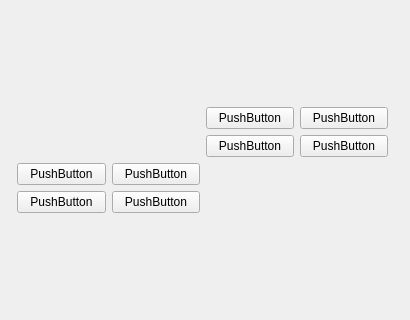
<?xml version="1.0" encoding="UTF-8"?>
<ui version="4.0">
 <class>Battaglia</class>
 <widget class="QWidget" name="Battaglia">
  <property name="geometry">
   <rect>
    <x>0</x>
    <y>0</y>
    <width>410</width>
    <height>320</height>
   </rect>
  </property>
  <property name="windowTitle">
   <string>Form</string>
  </property>
  <widget class="QWidget" name="verticalLayoutWidget_2">
   <property name="geometry">
    <rect>
     <x>17</x>
     <y>20</y>
     <width>371</width>
     <height>281</height>
    </rect>
   </property>
   <layout class="QVBoxLayout" name="verticalLayout_2">
    <item>
     <layout class="QGridLayout" name="gridLayout_3">
      <item row="0" column="1">
       <layout class="QGridLayout" name="gridLayout">
        <item row="1" column="1">
         <widget class="QPushButton" name="pushButton_3">
          <property name="text">
           <string>PushButton</string>
          </property>
         </widget>
        </item>
        <item row="0" column="1">
         <widget class="QPushButton" name="pushButton_4">
          <property name="text">
           <string>PushButton</string>
          </property>
         </widget>
        </item>
        <item row="1" column="0">
         <widget class="QPushButton" name="pushButton_2">
          <property name="text">
           <string>PushButton</string>
          </property>
         </widget>
        </item>
        <item row="0" column="0">
         <widget class="QPushButton" name="pushButton">
          <property name="text">
           <string>PushButton</string>
          </property>
         </widget>
        </item>
       </layout>
      </item>
      <item row="1" column="0">
       <layout class="QVBoxLayout" name="verticalLayout">
        <item>
         <layout class="QGridLayout" name="gridLayout_2">
          <item row="0" column="0">
           <widget class="QPushButton" name="pushButton_6">
            <property name="text">
             <string>PushButton</string>
            </property>
           </widget>
          </item>
          <item row="0" column="1">
           <widget class="QPushButton" name="pushButton_7">
            <property name="text">
             <string>PushButton</string>
            </property>
           </widget>
          </item>
          <item row="1" column="0">
           <widget class="QPushButton" name="pushButton_5">
            <property name="text">
             <string>PushButton</string>
            </property>
           </widget>
          </item>
          <item row="1" column="1">
           <widget class="QPushButton" name="pushButton_8">
            <property name="text">
             <string>PushButton</string>
            </property>
           </widget>
          </item>
         </layout>
        </item>
       </layout>
      </item>
     </layout>
    </item>
   </layout>
  </widget>
 </widget>
 <resources/>
 <connections/>
</ui>
